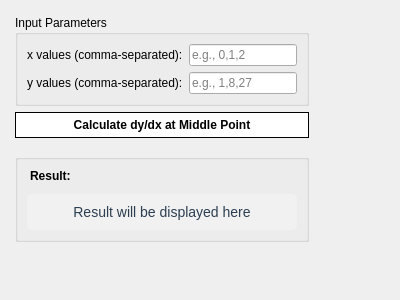
<?xml version="1.0" encoding="UTF-8"?>
<ui version="4.0">
 <class>NewtonForwardDerivative</class>
 <widget class="QDialog" name="NewtonForwardDerivative">
  <property name="geometry">
   <rect>
    <x>100</x>
    <y>100</y>
    <width>400</width>
    <height>300</height>
   </rect>
  </property>
  <property name="windowTitle">
   <string>First Derivative (Newton’s Forward Difference)</string>
  </property>
  <widget class="QWidget" name="centralwidget">
   <layout class="QVBoxLayout" name="verticalLayout" spacing="15">
    <property name="margin">
     <number>15</number>
    </property>
    <item>
     <widget class="QGroupBox" name="groupBox">
      <property name="title">
       <string>Input Parameters</string>
      </property>
      <layout class="QFormLayout" name="formLayout">
       <item row="0" column="0">
        <widget class="QLabel" name="label_x">
         <property name="text">
          <string>x values (comma-separated):</string>
         </property>
        </widget>
       </item>
       <item row="0" column="1">
        <widget class="QLineEdit" name="lineEdit_x">
         <property name="placeholderText">
          <string>e.g., 0,1,2</string>
         </property>
        </widget>
       </item>
       <item row="1" column="0">
        <widget class="QLabel" name="label_y">
         <property name="text">
          <string>y values (comma-separated):</string>
         </property>
        </widget>
       </item>
       <item row="1" column="1">
        <widget class="QLineEdit" name="lineEdit_y">
         <property name="placeholderText">
          <string>e.g., 1,8,27</string>
         </property>
        </widget>
       </item>
      </layout>
     </widget>
    </item>
    <item>
     <widget class="QPushButton" name="pushButton_calculate">
      <property name="text">
       <string>Calculate dy/dx at Middle Point</string>
      </property>
      <property name="styleSheet">
       <string notr="true">font-weight: bold; background-color: white; color: black; border: 1px solid black; padding: 5px;</string>
      </property>
     </widget>
    </item>
    <item>
     <spacer>
      <property name="orientation">
       <enum>Qt::Vertical</enum>
      </property>
      <property name="sizeHint" stdset="0">
       <size>
        <width>20</width>
        <height>10</height>
       </size>
      </property>
     </spacer>
    </item>
    <item>
     <widget class="QGroupBox" name="groupBox_2">
      <layout class="QVBoxLayout" name="verticalLayout_2">
       <item>
        <widget class="QLabel" name="label_result_title">
         <property name="text">
          <string>Result:</string>
         </property>
         <property name="alignment">
          <set>Qt::AlignmentFlag::AlignLeft</set>
         </property>
         <property name="styleSheet">
          <string notr="true">font-size: 12px; font-weight: bold; padding-bottom: 5px;</string>
         </property>
        </widget>
       </item>
       <item>
        <widget class="QLabel" name="label_result">
         <property name="text">
          <string>Result will be displayed here</string>
         </property>
         <property name="alignment">
          <set>Qt::AlignmentFlag::AlignCenter</set>
         </property>
         <property name="styleSheet">
          <string notr="true">font-size: 14px; color: #2c3e50; background-color: #f1f1f1; padding: 10px; border-radius: 5px;</string>
         </property>
        </widget>
       </item>
      </layout>
     </widget>
    </item>
   </layout>
  </widget>
 </widget>
 <resources/>
 <connections/>
</ui>
